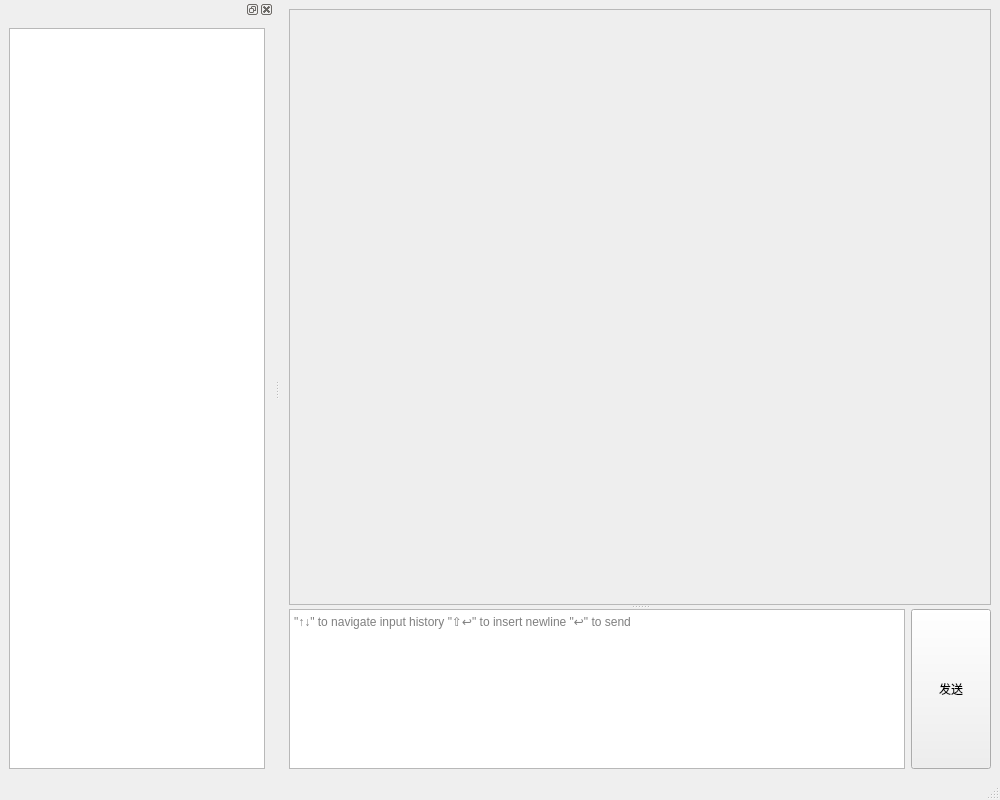
<?xml version="1.0" encoding="UTF-8"?>
<ui version="4.0">
 <class>MainWindow</class>
 <widget class="QMainWindow" name="MainWindow">
  <property name="geometry">
   <rect>
    <x>0</x>
    <y>0</y>
    <width>1000</width>
    <height>800</height>
   </rect>
  </property>
  <property name="windowTitle">
   <string>DeepSeek邮件助手</string>
  </property>
  <widget class="QWidget" name="centralwidget">
   <layout class="QHBoxLayout" name="horizontalLayout_2">
    <item>
     <widget class="QSplitter" name="splitter">
      <property name="orientation">
       <enum>Qt::Orientation::Vertical</enum>
      </property>
      <widget class="OutputTextEdit" name="output_edit">
       <property name="sizePolicy">
        <sizepolicy hsizetype="Expanding" vsizetype="Expanding">
         <horstretch>0</horstretch>
         <verstretch>30</verstretch>
        </sizepolicy>
       </property>
       <property name="styleSheet">
        <string notr="true">#output_edit{
 background: #eeeeee;
}</string>
       </property>
       <property name="readOnly">
        <bool>true</bool>
       </property>
      </widget>
      <widget class="QWidget" name="layoutWidget">
       <layout class="QHBoxLayout" name="horizontalLayout">
        <item>
         <widget class="InputEditor" name="input_edit">
          <property name="sizePolicy">
           <sizepolicy hsizetype="Expanding" vsizetype="Maximum">
            <horstretch>0</horstretch>
            <verstretch>1</verstretch>
           </sizepolicy>
          </property>
          <property name="minimumSize">
           <size>
            <width>0</width>
            <height>100</height>
           </size>
          </property>
          <property name="maximumSize">
           <size>
            <width>16777215</width>
            <height>160</height>
           </size>
          </property>
          <property name="readOnly">
           <bool>false</bool>
          </property>
          <property name="placeholderText">
           <string>&quot;↑↓&quot; to navigate input history &quot;⇧↩&quot; to insert newline &quot;↩&quot; to send</string>
          </property>
         </widget>
        </item>
        <item>
         <widget class="QPushButton" name="send_button">
          <property name="sizePolicy">
           <sizepolicy hsizetype="Minimum" vsizetype="Maximum">
            <horstretch>0</horstretch>
            <verstretch>1</verstretch>
           </sizepolicy>
          </property>
          <property name="minimumSize">
           <size>
            <width>0</width>
            <height>100</height>
           </size>
          </property>
          <property name="maximumSize">
           <size>
            <width>16777215</width>
            <height>160</height>
           </size>
          </property>
          <property name="text">
           <string>发送</string>
          </property>
         </widget>
        </item>
       </layout>
      </widget>
     </widget>
    </item>
   </layout>
  </widget>
  <widget class="QMenuBar" name="menubar">
   <property name="geometry">
    <rect>
     <x>0</x>
     <y>0</y>
     <width>1000</width>
     <height>24</height>
    </rect>
   </property>
  </widget>
  <widget class="QStatusBar" name="statusbar">
   <property name="mouseTracking">
    <bool>true</bool>
   </property>
  </widget>
  <widget class="QDockWidget" name="dockWidget_2">
   <attribute name="dockWidgetArea">
    <number>1</number>
   </attribute>
   <widget class="QWidget" name="dockWidgetContents_2">
    <layout class="QVBoxLayout" name="verticalLayout_2">
     <item>
      <widget class="ListView" name="historyListView"/>
     </item>
    </layout>
   </widget>
  </widget>
 </widget>
 <customwidgets>
  <customwidget>
   <class>InputEditor</class>
   <extends>QTextEdit</extends>
   <header>inputeditor.h</header>
  </customwidget>
  <customwidget>
   <class>OutputTextEdit</class>
   <extends>QTextEdit</extends>
   <header>outputtextedit.h</header>
  </customwidget>
  <customwidget>
   <class>ListView</class>
   <extends>QListView</extends>
   <header>listview.h</header>
  </customwidget>
 </customwidgets>
 <resources/>
 <connections/>
</ui>
